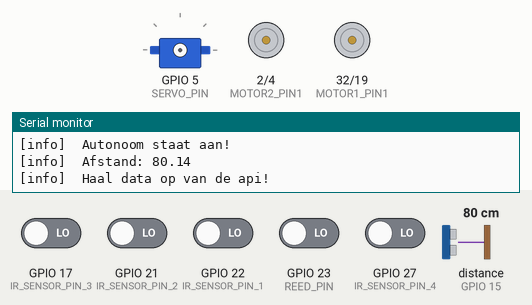
Bench run of a program on a simulated ESP32. Parts: servo, motor-driver pin pairs drawn as motors (green arrow = first pin HIGH = forward, orange = second pin HIGH = backward, longer = more drive), the last lines printed to the serial monitor. Wiring (inferred from the names in the program): ultrasonic range finder: trigger GPIO 12; echo GPIO 15. The inputs (shaded band) are chosen by the test bench; at power-on: GPIO 17 (IR_SENSOR_PIN_3), GPIO 21 (IR_SENSOR_PIN_2), GPIO 22 (IR_SENSOR_PIN_1), GPIO 23 (REED_PIN), GPIO 27 (IR_SENSOR_PIN_4) LOW, distance to the obstacle (sensor on GPIO 15) 80 cm. WiFi joins after 1.5 s; servers stay silent unless stated; random numbers use the default seed unless the program sets one; servo pulses on a pin are drawn as a servo (544–2400 µs = 0–180°).

Above: at 3.7 s.
3.8 s: distance to the obstacle (sensor on GPIO 15) set to 13 cm
7.8 s: distance to the obstacle (sensor on GPIO 15) set to 10 cm
At 10.6 s:
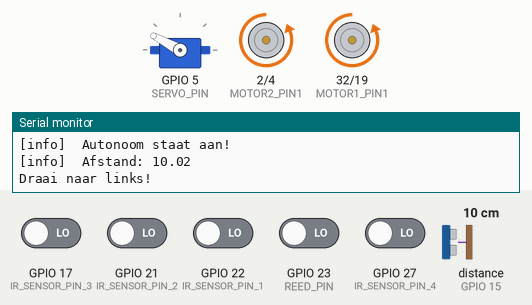
At 12.0 s:
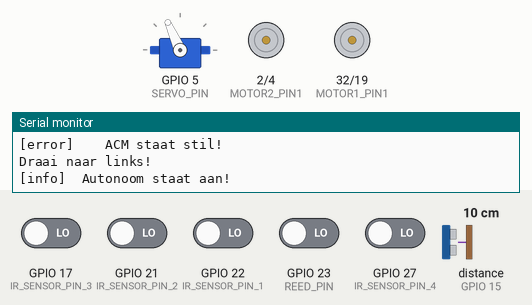
12.1 s: GPIO 23 (REED_PIN) driven HIGH
Timing chart, 0 to 16.5 s (numbered marks = the images above; inputs shaded):
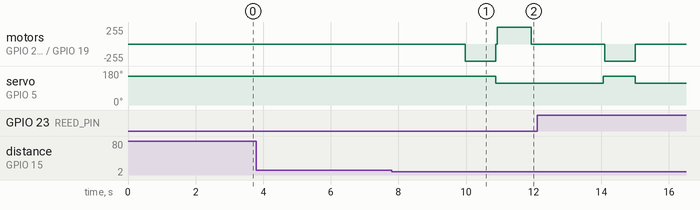

The program:

main.cpp
```cpp
// (licence header left out)
#include <Arduino.h>
#include "./headers/communication.hpp"
#include "./headers/engine.hpp"
#include "./headers/irsensor.hpp"
#include "./headers/steering.hpp"
#include "./headers/ultrasoonsensor.hpp"


#define   REED_PIN              23

#define   MOTOR1_PIN1           32
#define   MOTOR1_PIN2           19
#define   MOTOR2_PIN1           2
#define   MOTOR2_PIN2           4

#define   IR_SENSOR_PIN_1       22
#define   IR_SENSOR_PIN_2       21
#define   IR_SENSOR_PIN_3       17
#define   IR_SENSOR_PIN_4       27

#define   ULTRASOON_PIN_1       15
#define   ULTRASOON_PIN_2       12

#define   SERVO_PIN             5


void controller();
void check_running_state(int);
void detect_line();
void detect_object();
void detect_checkpoint();


// Declareer objecten
DCEngine engine(MOTOR1_PIN1, MOTOR1_PIN2, MOTOR2_PIN1, MOTOR2_PIN2);           // Maakt een object aan voor de motor
IRSensor sensor1(IR_SENSOR_PIN_1);    // Kijkt voor een lijn voor de ACM
IRSensor sensor2(IR_SENSOR_PIN_2);    // Kijkt voor een lijn achter de ACM
IRSensor sensor3(IR_SENSOR_PIN_3);    // Kijkt voor een lijn aan de linkerkant voor van de ACM
IRSensor sensor4(IR_SENSOR_PIN_4);    // Kijkt voor een lijn aan de linkerkant achter van de ACM
Steering steering(SERVO_PIN);         // Object voor het sturen
UltraSoonSensor soon1(ULTRASOON_PIN_1, ULTRASOON_PIN_2);


int activate_state = 0;
volatile bool engine_state = true;
volatile bool front_detected = false;
volatile bool back_detected = false;

volatile unsigned short _sensor1;
volatile unsigned short _sensor2;
volatile unsigned short _sensor3;
volatile unsigned short _sensor4;


/**
 * @brief Functie die alles opzet
 *
 */
void setup()
{
  Serial.begin(9600);
  wifi_init();

  attachInterrupt(digitalPinToInterrupt(IR_SENSOR_PIN_1), detect_line, FALLING);
  attachInterrupt(digitalPinToInterrupt(IR_SENSOR_PIN_2), detect_line, FALLING);
  attachInterrupt(digitalPinToInterrupt(IR_SENSOR_PIN_3), detect_line, FALLING);
  attachInterrupt(digitalPinToInterrupt(IR_SENSOR_PIN_4), detect_line, FALLING);
  attachInterrupt(digitalPinToInterrupt(REED_PIN), detect_checkpoint, CHANGE);

  steering.setZeroPoint();
  delay(1000);
}


/**
 * @brief Functie die continue loopt
 *
 */
void loop()
{
  controller();

  if (activate_state == 0) {
    Serial.println("[info]\tAutonoom staat aan!");

    _sensor1 = digitalRead(IR_SENSOR_PIN_1);
    _sensor2 = digitalRead(IR_SENSOR_PIN_2);
    _sensor3 = digitalRead(IR_SENSOR_PIN_3);
    _sensor4 = digitalRead(IR_SENSOR_PIN_4);

    digitalWrite(12, HIGH);

    detect_object();

    engine.set_moving_state(1);

    if (engine_state == false && front_detected == true && back_detected == false) {
      engine.stop();
      delay(2000);
      steering.setZeroPoint();
      engine.start();
      engine.set_moving_state(2);

      if (_sensor2 != 0 && _sensor1 == 0) {
        steering.turnRight(17);
      } else if (_sensor1 != 0 && _sensor2 == 0) {
        steering.turnLeft(27);
      } else {
        unsigned short number = random(0, 300);

        if (number <= 149) {
          steering.turnLeft(27);
        } else if (number >= 150) {
          steering.turnRight(17);
        }
      }

      engine.run_backward();
      delay(800);
      steering.setZeroPoint();
      engine.set_moving_state(1);
      engine.run_forward();

      engine_state = true;
      front_detected = false;
      back_detected = false;
    } else if (engine_state == false && back_detected == true && front_detected == false) {
      engine.stop();
      delay(2000);
      steering.setZeroPoint();
      engine.start();
      engine.set_moving_state(1);

      if (_sensor4 != 0 && _sensor3 == 0) {
        steering.turnRight(17);
      } else if (_sensor3 != 0 && _sensor4 == 0) {
        steering.turnLeft(27);
      } else {
        steering.setZeroPoint();
      }

      engine.run_forward();
      delay(800);
      steering.setZeroPoint();
      engine.set_moving_state(2);
      engine.run_backward();

      engine_state = true;
      front_detected = false;
      back_detected = false;
    }

    switch (engine_state) {
      case true:
        engine.start();
      break;
      case false:
        engine.stop();
      break;
    }
  }
}


/**
 * @brief
 *
 */
void detect_line()
{
  noInterrupts();

  _sensor1 = digitalRead(IR_SENSOR_PIN_1);
  _sensor2 = digitalRead(IR_SENSOR_PIN_2);
  _sensor3 = digitalRead(IR_SENSOR_PIN_3);
  _sensor4 = digitalRead(IR_SENSOR_PIN_4);

  // Rechtsboven
  if (_sensor1 != 0) {          // Rechtsboven
    engine_state = false;
    front_detected = true;
    back_detected = false;
  } else if (_sensor2 != 0) {  // Linksboven
    engine_state = false;
    front_detected = true;
    back_detected = false;
  } else if (_sensor3 != 0) { // Rechtsonder
    engine_state = false;
    back_detected = true;
    front_detected = false;
  } else if (_sensor4 != 0) { // linksonder
    engine_state = false;
    back_detected = true;
    front_detected = false;
  }

  interrupts();
}


/**
 * @brief Functie voor het detecteren van een magneet
 *
 */
void detect_checkpoint()
{
  engine_state = false;
  front_detected = false;
  back_detected = false;
}


/**
 * @brief Functie voor het besturen van de auto
 *
 */
void controller()
{
  String response_left = get_left();
  String response_right = get_right();
  String response_up = get_up();
  String response_down = get_down();
  String response_activate = get_activate();

  Serial.println(response_activate);

  DynamicJsonDocument document_left(2048);
  DynamicJsonDocument document_right(2048);
  DynamicJsonDocument document_up(2048);
  DynamicJsonDocument document_down(2048);
  DynamicJsonDocument document_activate(2048);

  DeserializationError error_left = deserializeJson(document_left, response_left);
  DeserializationError error_right = deserializeJson(document_right, response_right);
  DeserializationError error_up = deserializeJson(document_up, response_up);
  DeserializationError error_down = deserializeJson(document_down, response_down);
  DeserializationError error_activate = deserializeJson(document_activate, response_activate);

  if (error_left || error_right || error_up || error_down || error_activate) {
      Serial.println("[error]\tJson kan niet worden omgezet!");
  }

  uint8_t left = document_left["value"].as<int>();
  uint8_t right = document_right["value"].as<int>();
  uint8_t up = document_up["value"].as<int>();
  uint8_t down = document_down["value"].as<int>();

  activate_state = document_activate["value"].as<int>();

  check_running_state(document_activate["value"].as<int>());

  if (up != 0 && down == 0) {
    Serial.println("[succes]\tACM rijdt vooruit!");
    engine.set_moving_state(1);
    engine.run_forward();
  } else if (up == 0 && down != 0) {
    Serial.println("[succes]\tACM rijdt achteruit!");
    engine.set_moving_state(2);
    engine.run_backward();
  } else {
    Serial.println("[error]\t\tACM staat stil!");
    engine.stop();
  }

  if (left != 0 && right == 0) {
    steering.turnLeft(27);
  } else if (left == 0 && right != 0) {
    steering.turnRight(17);
  } else if (left == 0 && right == 0) {
    steering.setZeroPoint();
  } else {
    // steering.setZeroPoint();
  }
}


/**
 * @brief Functie om te kijken of de ACM kan rijden
 *
 */
void check_running_state(int state)
{
  switch (state)
  {
    case 0:
      engine.stop();
    break;
    case 1:
      engine.start();
    break;
  }
}


/**
 * @brief Functie om objecten te detecteren
 *
 */
void detect_object()
{
  if (soon1.detectObstacle()) {
    engine.stop();
    delay(2000);
    steering.setZeroPoint();
    engine.start();
    engine.set_moving_state(2);

    steering.turnLeft(27);

    engine.run_backward();
    delay(900);
    engine.stop();
    steering.setZeroPoint();
    engine.start();
    engine.set_moving_state(1);
    engine.run_forward();
  }
}
```

communication.cpp
```cpp
// (licence header left out)
#include "./headers/communication.hpp"
#include <Arduino.h>
#include <WiFi.h>
#include <HTTPClient.h>
#include <ArduinoJson.h>


HTTPClient http;


/**
 * @brief Functie voor het opzetten van de internet verbinding
 *
 */
void wifi_init()
{
    WiFi.mode(WIFI_STA);
    WiFi.begin(SSID, WIFI_PASSWORD);
    WiFi.setHostname(WIFI_HOSTNAME);

    Serial.print("[info]\tVerbind met wifi: ..");
    while (WiFi.status() != WL_CONNECTED) {
        Serial.print(".");
        delay(500);
    }
    Serial.println(WiFi.localIP());
}


/**
 * @brief
 *
 */
void send_data()
{

}


/**
 * @brief Get the data object
 *
 */
String get_left()
{
    Serial.println("[info]\tHaal data op van de api!");
    String uri = "http://" + SERVER_HOST + ":" + SERVER_PORT + "/api/get_left";
    http.begin(uri);
    http.GET();

    return http.getString();
}


/**
 * @brief Get the data object
 *
 */
String get_right()
{
    Serial.println("[info]\tHaal data op van de api!");
    String uri = "http://" + SERVER_HOST + ":" + SERVER_PORT + "/api/get_right";
    http.begin(uri);
    http.GET();

    return http.getString();
}


/**
 * @brief Get the data object
 *
 */
String get_up()
{
    Serial.println("[info]\tHaal data op van de api!");
    String uri = "http://" + SERVER_HOST + ":" + SERVER_PORT + "/api/get_up";
    http.begin(uri);
    http.GET();

    return http.getString();
}


/**
 * @brief Get the data object
 *
 */
String get_down()
{
    Serial.println("[info]\tHaal data op van de api!");
    String uri = "http://" + SERVER_HOST + ":" + SERVER_PORT + "/api/get_down";
    http.begin(uri);
    http.GET();

    return http.getString();
}


/**
 * @brief Get the data object
 *
 */
String get_activate()
{
    Serial.println("[info]\tHaal data op van de api!");
    String uri = "http://" + SERVER_HOST + ":" + SERVER_PORT + "/api/get_activate";
    http.begin(uri);
    http.GET();

    return http.getString();
}


/**
 * @brief Functie voor het sluiten van http
 *
 */
void end_http()
{
    http.end();
}


/**
 * @brief Functie voor het stoppen van het internet
 *
 */
void stop_wifi()
{
    if (WiFi.status() == WL_CONNECTED) {
        WiFi.disconnect();
    }
}
```

engine.cpp
```cpp
// (licence header left out)
#include <Arduino.h>
#include "headers/engine.hpp"


/**
 * @brief Construct a new DCEngine::DCEngine object
 *
 * @param motor1_pin1
 * @param motor1_pin2
 * @param motor2_pin1
 * @param motor2_pin2
 */
DCEngine::DCEngine(int motor1_pin1, int motor1_pin2, int motor2_pin1, int motor2_pin2)
{
    this->set_motor1_pin1(motor1_pin1);
    this->set_motor1_pin2(motor1_pin2);
    this->set_motor2_pin1(motor2_pin1);
    this->set_motor2_pin2(motor2_pin2);

    pinMode(this->get_motor1_pin1(), OUTPUT);
    pinMode(this->get_motor1_pin2(), OUTPUT);
    pinMode(this->get_motor2_pin1(), OUTPUT);
    pinMode(this->get_motor2_pin2(), OUTPUT);
}


/**
 * @brief Functie om de motor aan te zetten
 *
 */
void DCEngine::start()
{
    if (this->get_life_state() == false) {
        this->set_life_state(true);
    }
}


/**
 * @brief Functie om de motor uit te zetten
 *
 */
void DCEngine::stop()
{
    if (this->get_life_state() == true) {
        this->set_life_state(false);

        digitalWrite(this->get_motor1_pin1(), LOW);
        digitalWrite(this->get_motor1_pin2(), LOW);
        digitalWrite(this->get_motor2_pin1(), LOW);
        digitalWrite(this->get_motor2_pin2(), LOW);
    }
}


/**
 * @brief Functie voor het vooruit laten draaien van de motor
 *
 */
void DCEngine::run_forward()
{
    if (this->get_life_state() == false) {
        Serial.println("[error]\tDe motor moet nog eerst gestart worden!");
        return;
    }

    if (this->get_moving_state() == RUN_FORWARD) {
        digitalWrite(this->get_motor1_pin1(), HIGH);
        digitalWrite(this->get_motor1_pin2(), LOW);
        digitalWrite(this->get_motor2_pin1(), HIGH);
        digitalWrite(this->get_motor2_pin2(), LOW);
    }
}


/**
 * @brief Functie voor het achteruit laten draaien van de motor
 *
 */
void DCEngine::run_backward()
{
    if (this->get_life_state() == false) {
        Serial.println("[error]\tDe motor moet nog eerst gestart worden!");
        return;
    }

    if (this->get_moving_state() == RUN_BACKWARD) {
        digitalWrite(this->get_motor1_pin1(), LOW);
        digitalWrite(this->get_motor1_pin2(), HIGH);
        digitalWrite(this->get_motor2_pin1(), LOW);
        digitalWrite(this->get_motor2_pin2(), HIGH);
    }
}


/**
 * @brief Functie voor het printen van gegevens van de motor
 *
 */
void DCEngine::print()
{
    Serial.println("[info]\tGegevens van de motor!");
    Serial.println();
    Serial.print("[info]\tMotorstatus: ");
    Serial.println(this->get_life_state());
    Serial.print("[info]\tRichting van draaien: ");
    Serial.println(this->get_moving_state());
}


/**
 * @brief Functie voor het zetten van motor 1 pin 1
 *
 * @param pin
 */
void DCEngine::set_motor1_pin1(int pin)
{
    this->_motor1_pin1 = pin;
}


/**
 * @brief Functie voor het ophalen van motor 1 pin 1
 *
 * @return int
 */
int DCEngine::get_motor1_pin1()
{
    return this->_motor1_pin1;
}


/**
 * @brief Functie voor het zetten van motor 1 pin 2
 *
 * @param pin
 */
void DCEngine::set_motor1_pin2(int pin)
{
    this->_motor1_pin2 = pin;
}


/**
 * @brief Functie voor het ophalen van motor 1 pin 2
 *
 * @return int
 */
int DCEngine::get_motor1_pin2()
{
    return this->_motor1_pin2;
}


/**
 * @brief Functie voor het zetten van motor 2 pin 1
 *
 * @param pin
 */
void DCEngine::set_motor2_pin1(int pin)
{
    this->_motor2_pin1 = pin;
}


/**
 * @brief Functie voor het ophalen van motor 2 pin 1
 *
 * @return int
 */
int DCEngine::get_motor2_pin1()
{
    return this->_motor2_pin1;
}


/**
 * @brief Functie voor het zetten van motor 2 pin 2
 *
 * @param pin
 */
void DCEngine::set_motor2_pin2(int pin)
{
    this->_motor2_pin2 = pin;
}


/**
 * @brief Functie voor het ophalen van motor 2 pin 2
 *
 * @return int
 */
int DCEngine::get_motor2_pin2()
{
    return this->_motor2_pin2;
}


/**
 * @brief Functie voor het zetten van de levensstaat
 *
 * @param state
 */
void DCEngine::set_life_state(bool state)
{
    this->_life_state = state;
}


/**
 * @brief Functie voor het ophalen van de levensstaat
 *
 * @return true
 * @return false
 */
bool DCEngine::get_life_state()
{
    return this->_life_state;
}


/**
 * @brief Functie voor het zetten van de beweginsstaat
 *
 * @param state
 */
void DCEngine::set_moving_state(int state)
{
    this->_moving_state = state;
}


/**
 * @brief Functie voor het ophalen van de moving state
 *
 * @return true
 * @return false
 */
int DCEngine::get_moving_state()
{
    return this->_moving_state;
}
```

communication.hpp
```cpp
// (licence header left out)
#ifndef COMMUNICATION
#define COMMUNICATION


#include <Arduino.h>
#include <WiFi.h>
#include <ArduinoJson.h>


#define     SSID                "Tesla IoT" // "H369A432F1F"
#define     WIFI_PASSWORD       "fsL6HgjN" // "3D6269C97CEA"
// #define     SSID                "H369A432F1F"
// #define     WIFI_PASSWORD       "3D6269C97CEA"
#define     WIFI_HOSTNAME       "supercar"
#define     BUFFER_SIZE         8

const String SERVER_HOST = "145.24.238.48"; // "192.168.2.8"
const int SERVER_PORT = 8080;


void wifi_init();
String get_left();
String get_right();
String get_up();
String get_down();
String get_activate();
void send_data();
void stop_wifi();
void end_http();


#endif
```

engine.hpp
```cpp
// (licence header left out)
#ifndef ENGINE
#define ENGINE


#define     RUN_FORWARD         1
#define     RUN_BACKWARD        2


/**
 * @brief Klasse opgezet voor het runnen van de DC engine
 *
 */
class DCEngine
{
    private:
        int _motor1_pin1;
        int _motor1_pin2;
        int _motor2_pin1;
        int _motor2_pin2;
        bool _life_state;
        int _moving_state;

    public:
        DCEngine(int, int, int, int);
        void start();
        void stop();
        void run_forward();
        void run_backward();
        void print();
        void set_motor1_pin1(int);
        int get_motor1_pin1();
        void set_motor1_pin2(int);
        int get_motor1_pin2();
        void set_motor2_pin1(int);
        int get_motor2_pin1();
        void set_motor2_pin2(int);
        int get_motor2_pin2();
        void set_life_state(bool);
        bool get_life_state();
        void set_moving_state(int);
        int get_moving_state();
};

#endif
```

irsensor.hpp
```cpp
// (licence header left out)
#ifndef IR_SENSOR
#define IR_SENSOR

#include "headers/sensors.hpp"


class IRSensor : public Sensor
{
    private:
        double _distance;

    public:
        IRSensor(int);
        void setDistance(double);
        double getDistance();
        bool crossedLine();
        void print();
};


#endif
```

sensors.hpp
```cpp
// (licence header left out)
#ifndef SENSORS
#define SENSORS


/**
 * @brief Klasse voor de sensor
 *
 */
class Sensor {
    private:
        int _active;
        int _pin;
        void setPinMode();

    public:
        Sensor();
        void setActive(int);
        int getActive();
        void setPin(int);
        int getPin();
        void capture();
};

#endif
```

steering.hpp
```cpp
// (licence header left out)
#ifndef STEERING
#define STEERING


#define     PWM_CHANNEL         2        // Kanaal waarop het signaal zit
#define     PWM_RESOLUTION      8        // Dit is het aantal bits voor de register van het pwm gebeuren
#define     PWM_FREQUENTIE      50       // Frequentie is 50hz

#define     LEFT                1
#define     RIGHT               2
#define     MIDDLE              3


class Steering
{
    private:
        int _pin;
        int _speed;
        int _turn_degree;
        int _servo_state;
        void setState(int);

    public:
        Steering(int);
        void setSpeed(int);
        int getSpeed();
        void setTurnDegree(int);
        int getTurnDegree();
        void turnLeft(int);
        void turnRight(int);
        void setZeroPoint();
        int getState();
};


#endif 
```

ultrasoonsensor.hpp
```cpp
// (licence header left out)
#ifndef ULTRA_SOON_SENSOR
#define ULTRA_SOON_SENSOR


#include <Arduino.h>
#include "headers/sensors.hpp"


class UltraSoonSensor : public Sensor
{
    private:
        int _pin1;
        int _pin2;
        float _distance;

    public:
        UltraSoonSensor(int, int);
        float getDistance();
        void setDistance(float);
        bool detectObstacle();
};


#endif
```

Source omitted: irsensor.cpp (1246 bytes), sensors.cpp (1363 bytes), steering.cpp (2480 bytes), ultrasoonsensor.cpp (1475 bytes)

Measured:
- the behaviour switches between 12 and 11 cm on distance to the obstacle (sensor on GPIO 15) (found by bisection; images 0 and 1)
- after the input at 7.8 s, motor on GPIO 2 (MOTOR2_PIN1) / GPIO 4 (MOTOR2_PIN2), motor on GPIO 32 (MOTOR1_PIN1) / GPIO 19 (MOTOR1_PIN2): stopped → backward 255/255 after 2.2 s, → forward 255/255 0.90 s later, → stopped 1.1 s later; servo on GPIO 5 (SERVO_PIN): 152° → 114° after 3.1 s
